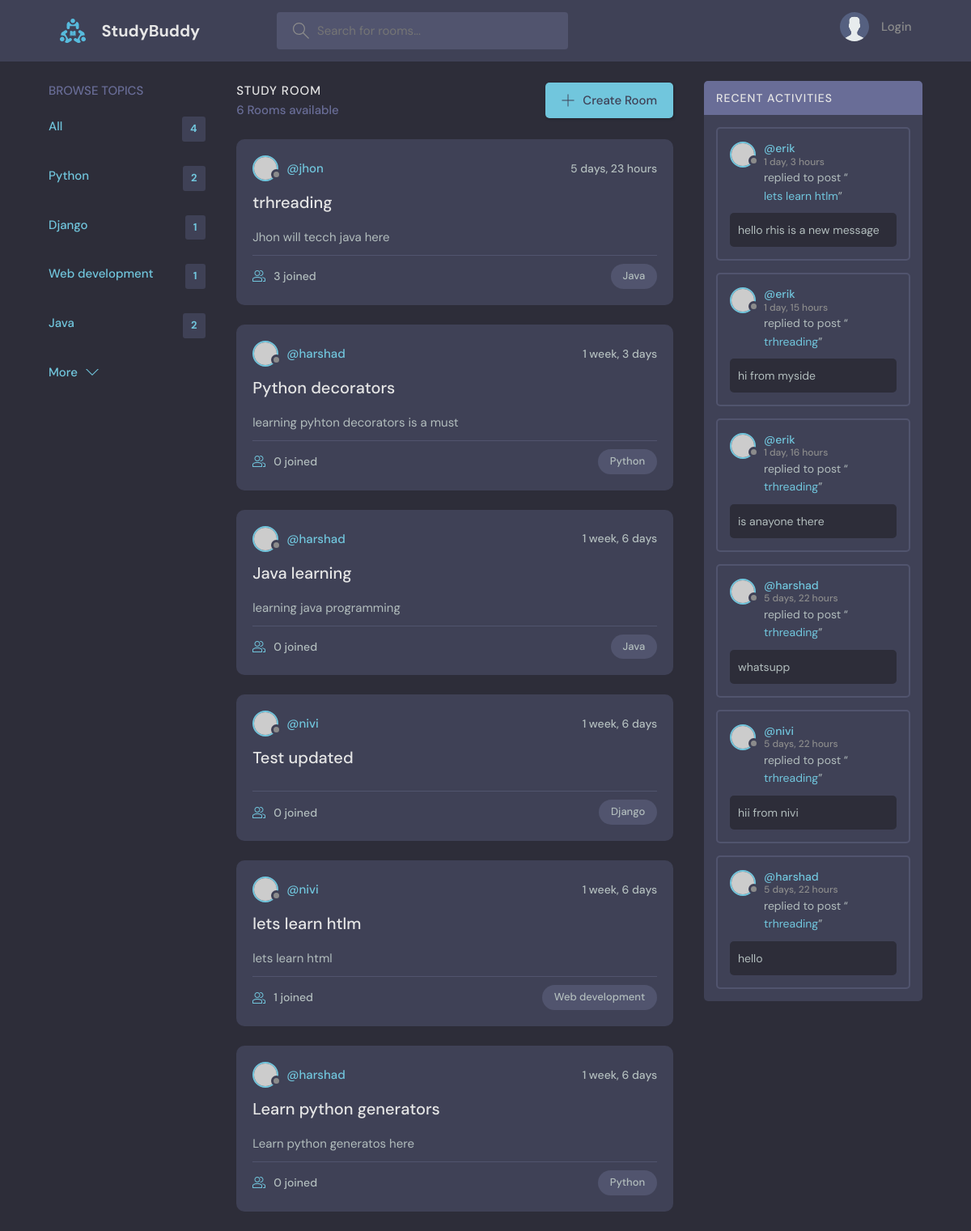
The app's page /, older data.
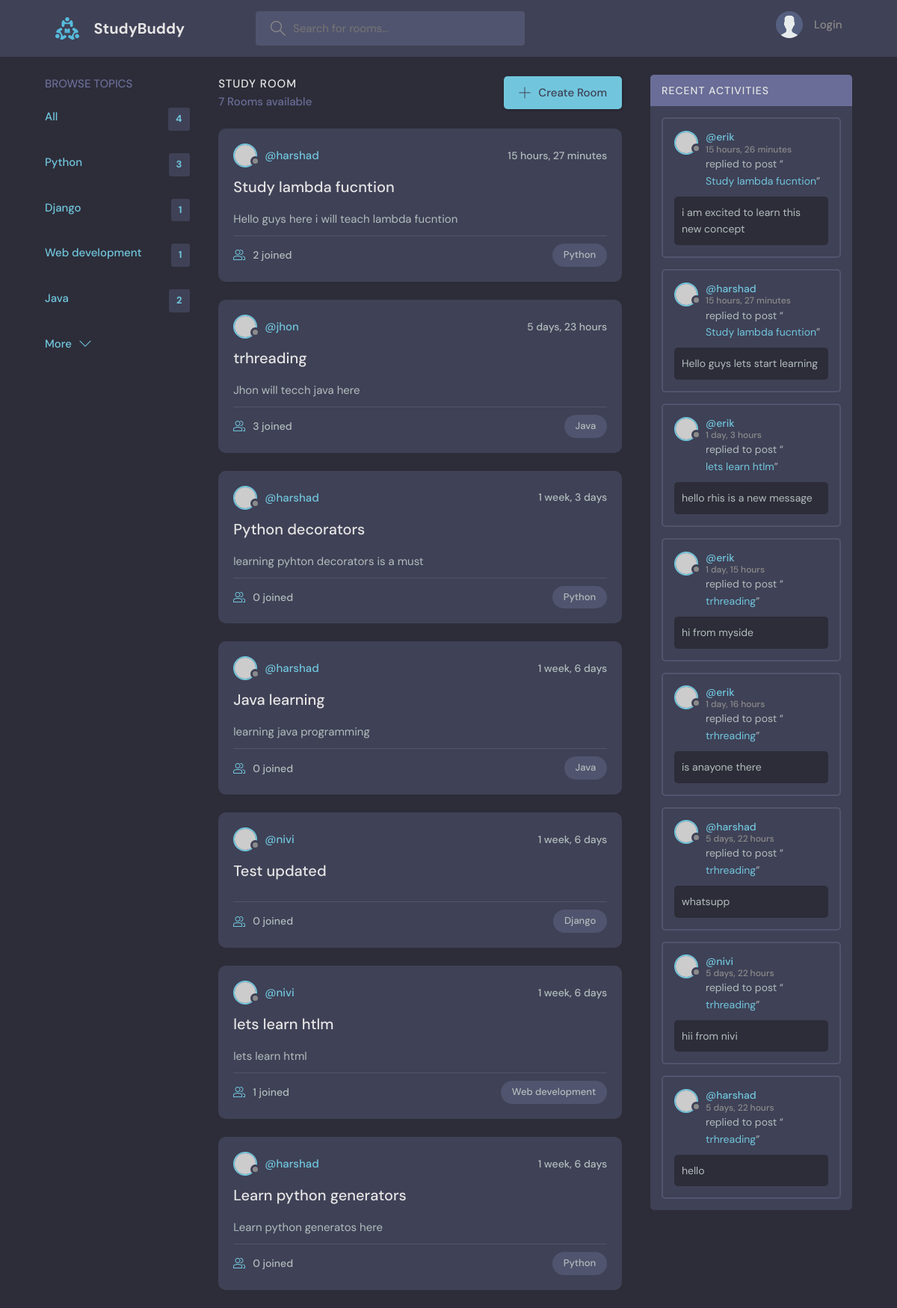
The same page, newer data.
### base/models.py (models this page shows, shortened)
class Topic(models.Model):
    name = models.CharField(max_length=200)

class Room(models.Model):
    host = models.ForeignKey(User,on_delete=models.SET_NULL,null=True)
    topic = models.ForeignKey(Topic,on_delete=models.SET_NULL,null=True)
    name = models.CharField(max_length=200)
    description = models.TextField(null=True,blank=True)
    participants = models.ManyToManyField(User,related_name="participants",blank=True)
    updated = models.DateTimeField(auto_now=True)
    created = models.DateTimeField(auto_now_add=True)
    def __str__(self) -> str:
        return self.name
    class Meta:
        ordering = ["-updated","-created"]

class Message(models.Model):
    user = models.ForeignKey(User,on_delete=models.CASCADE)
    room = models.ForeignKey(Room,on_delete=models.CASCADE)
    body = models.TextField()
    updated = models.DateTimeField(auto_now=True)
    created = models.DateTimeField(auto_now_add=True)
    class Meta:
        ordering = ["-updated","-created"]
    def __str__(self) -> str:
        return self.body[0:50]

### base/views.py (the view)
# urls.py: path('',views.home,name="home"),
def home(request):
    q = request.GET.get('q') if request.GET.get('q') != None else ''
    rooms = Room.objects.filter(
        Q(topic__name__contains=q) |
        Q(name__icontains=q) |
        Q(description__icontains=q)
    )
    topics = Topic.objects.all()
    room_count = rooms.count()
    room_messages = Message.objects.filter(Q(room__topic__name__icontains=q))
    context = {"room_messages":room_messages,"rooms":rooms,"topics":topics,"room_count":room_count}
    return render(request,"base/home.html",context)

### base/templates/base/home.html (shortened to what this page needs)
{% extends "main.html" %}
{% block content %}
    <main class="layout layout--3">
      <div class="container">
        {% include "base/topics_component.html" %}
        <div class="roomList">
          <div class="roomList__header">
            <div>
              <h2>Study Room</h2>
              <p>{{ room_count }} Rooms available</p>
            </div>
            <a class="btn btn--main" href="{% url 'create_room' %}">
              <svg version="1.1" xmlns="http://www.w3.org/2000/svg" width="32" height="32" viewBox="0 0 32 32">
                <title>add</title>
                <path
                  d="M16.943 0.943h-1.885v14.115h-14.115v1.885h14.115v14.115h1.885v-14.115h14.115v-1.885h-14.115v-14.115z"
                ></path>
              </svg>
              Create Room
            </a>
          </div>
          {% include "base/feed_component.html" %}
        </div>
        {% include "base/activity_component.html" %}
      </div>
    </main>
    {% endblock %}

### base/templates/base/topics_component.html
<div class="topics">
    <div class="topics__header">
      <h2>Browse Topics</h2>
    </div>
    <ul class="topics__list">
        <li>
            <a href="{% url 'home' %}" class="active">All <span>{{ topics.count }}</span></a>
        </li>
        {% for topic in topics %}
        <li>
            <a href="{% url 'home' %}?q={{topic.name}}" class="active">{{topic.name}} <span>{{ topic.room_set.all.count }}</span></a>
          </li>
        {% endfor %}
    </ul>
    <a class="btn btn--link" href="topics.html">
      More
      <svg version="1.1" xmlns="http://www.w3.org/2000/svg" width="32" height="32" viewBox="0 0 32 32">
        <title>chevron-down</title>
        <path d="M16 21l-13-13h-3l16 16 16-16h-3l-13 13z"></path>
      </svg>
    </a>
  </div>

### base/templates/base/feed_component.html (shortened to what this page needs)
{% for room in rooms %}
<div class="roomListRoom">
    <div class="roomListRoom__header">
      <a href="{% url 'user_profile' room.host.id %}" class="roomListRoom__author">
        <div class="avatar avatar--small">
          <img src="https://randomuser.me/api/portraits/women/11.jpg" />
        </div>
        <span>@{{room.host.username}}</span>
      </a>
      <div class="roomListRoom__actions">
        <span>{{ room.created | timesince }}</span>
      </div>
    </div>
    <div class="roomListRoom__content">
      <a href="{% url 'room' room.id %}">{{room.name}}</a>
      <p>
        {{room.description}}
      </p>
    </div>
    <div class="roomListRoom__meta">
      <a href="{% url 'room' room.id %}" class="roomListRoom__joined">
        {{ room.participants.all.count }} joined
      </a>
      <p class="roomListRoom__topic">{{room.topic.name}}</p>
    </div>
  </div>
{% endfor %}

### base/templates/base/activity_component.html (shortened to what this page needs)
<div class="activities">
    <div class="activities__header">
      <h2>Recent Activities</h2>
    </div>
    {% for room_message in room_messages %}
    <div class="activities__box">
      <div class="activities__boxHeader roomListRoom__header">
        <a href="{% url 'user_profile' room_message.user.id %}" class="roomListRoom__author">
          <div class="avatar avatar--small">
            <img src="https://randomuser.me/api/portraits/women/11.jpg" />
          </div>
          <p>
            @{{ room_message.user }}
            <span>{{ room_message.created | timesince}}</span>
          </p>
        </a>
      </div>
      <div class="activities__boxContent">
        <p>replied to post “<a href="room.html">{{ room_message.room }}</a>”</p>
        <div class="activities__boxRoomContent">
            {{ room_message }}
        </div>
      </div>
    </div>
    {% endfor %}
  </div>

Row changes from the older to the newer data that the page shows:
computed for Topic "Python": room_set.all.count "2" → "3"
added Room: host.username "harshad", created "15 hours, 27 minutes", name "Study lambda fucntion", description "Hello guys here i will teach lambda fucntion", participants.all.count "2", topic.name "Python"
added Message: user "erik", created "15 hours, 26 minutes", room "Study lambda fucntion", body "i am excited to learn this new concept"
added Message: user "harshad", created "15 hours, 27 minutes", room "Study lambda fucntion", body "Hello guys lets start learning"
Text that changed along with them:
{{ room_count }}: "6" → "7"
